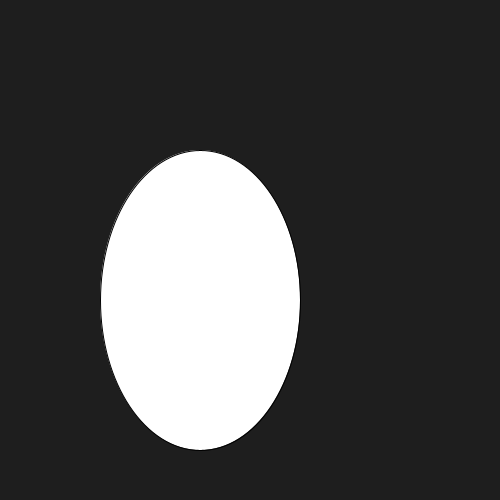
Frame 1 (no input)
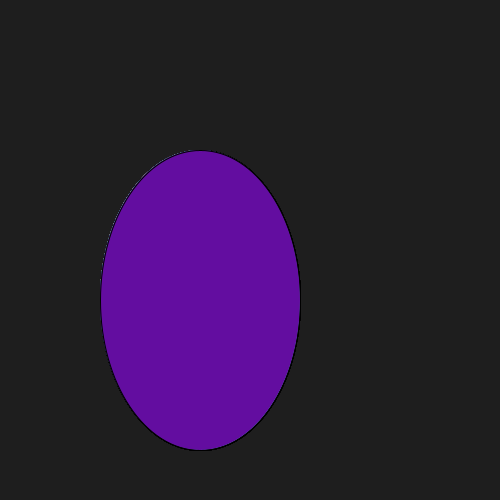
Frame 60 (the mouse pressed at the canvas centre just before this capture)
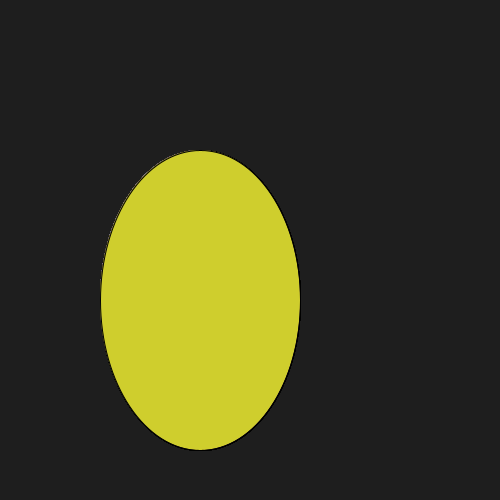
Frame 120 (the mouse held since frame 60 and released just before this capture)

The Processing sketch that drew these frames (run headless with seeded random() and noise(); from frame 60 on, the mouse is pressed at the canvas centre):

// Processing sketch: Random_face
// ── Random_face.pde
void setup(){
  size(500,500);
  background(30);
}

void draw(){
  ellipse(200,300,200,300);
  fill(random(0,255),random(0,255),random(0,255));
}
